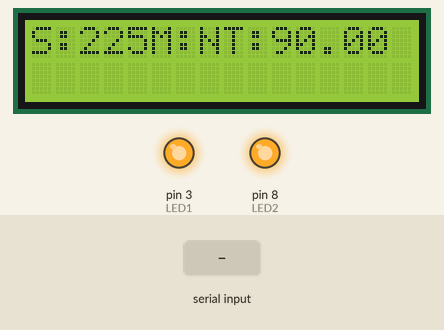
A sketch run on a simulated Arduino Uno, built for the host (arithmetic inside an expression is 32-bit, double 64-bit). Shown: 16×2 character LCD, output pins drawn as LEDs (lit = HIGH). Inputs (shaded band) come from the test bench. The modem accepts every AT command (registered, SIM ready, sends succeed) and sends nothing else; what the sketch prints to the serial monitor is not drawn.

Above: at 17.6 s.
17.7 s: "GBut1=ON" received over the second serial link
Timing chart, 0 to 20.7 s (numbered marks = the images above; inputs shaded):
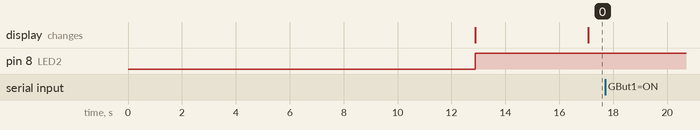

The sketch:

Remote_IoT_data_monitoring_using_Wi-Fi.ino
```cpp
#include <LiquidCrystal.h>
#include <SoftwareSerial.h>

#define LED1 3
#define LED2 8
#define smokePin A0    // Analog pin0
#define tempPin A1     // Analog pin1
#define motionPin 2   // Digital interrupt pin2

const int rs = 12, en = 11, d4 = 4, d5 = 5, d6 = 6, d7 = 7;
LiquidCrystal lcd(rs, en, d4, d5, d6, d7);

SoftwareSerial ESP(9, 10);  // RX , TX

uint16_t smokeValue;
uint16_t tempValue;
bool IsPageSent;
String IP;

volatile bool readSensors = false;
volatile bool motionDetected = false;

void setup() {

  ESP.begin(115200);
  Serial.begin(9600);

  // Set the pinMode for LED1 and LED2
  pinMode(LED1 , OUTPUT);
  pinMode(LED2 , OUTPUT);

  delay(100);
  ConfigModule();
  delay(1000);
  lcd.begin(16 , 2);

  cli(); // Disable global interrupts
  // Set up enable external interrupt
  EICRA |= (1 << ISC01); // Trigger INT0 on falling edge
  EIMSK |= (1 << INT0); // Enable INT0

  // Set up ADC for analog pins
  Init_ADC();

  // Set up timer and interrupt
  TCCR1A = 0; // Clear Timer/Counter1 Control Register A
  TCCR1B = 0; // Clear Timer/Counter1 Control Register B
  TCCR1B |= (1 << CS12) | (1 << CS10); // Set timer prescaler to 1024
  TIMSK1 |= (1 << TOIE1); // Enable timer overflow interrupt
  TCNT1L = 0xED;     //Initial timer value = 34285 (in decimal)
  TCNT1H = 0x85;     // Decimal 34285 = Hexadecimal 0x85ED

  sei(); // Enable global interrupts

}

void ConfigModule() {

  SendCommand("AT+RST");
  delay(2000); // Wait for ESP8266 to reboot
  SendCommand("AT+CWLAP");
  SendCommand("AT+CWJAP=\"Mina\",\"00000000\"");
  delay(2000);
  SendCommand("AT+CWMODE=1");
  SendCommand("AT+CIPMUX=1");   // Enable Multiple Connections
  IP = SendCommand("AT+CIFSR");
  SendCommand("AT+CIPSERVER=1,80");
  Serial.print(IP);
}

ISR(TIMER1_OVF_vect) {

  readSensors = true;

  if (readSensors) {

    smokeValue = readAnalog(smokePin);
    tempValue = readAnalog(tempPin);
    motionDetected  = false;
    float temperature = (tempValue * (5000 / 1024)) / 10;

      ADMUX &= ~3;    // Clear Mux bits

      lcd.clear();
      lcd.setCursor(0,0);
      lcd.print("S:");
      lcd.print(smokeValue);
      lcd.print("M:");
      lcd.print(motionDetected ? "Y" : "N");
      lcd.print("T:");
      lcd.print(temperature);
      lcd.print(" C");

    readSensors = false;
  }

  TCNT1L = 0xEE;      // Reintialize timer value for 2 seconds
  TCNT1H = 0x85;
}

ISR(INT0_vect) {
  motionDetected = true;
  lcd.clear();
  lcd.print("Motion Detected!");

}

void Init_ADC(){

  ADCSRA |= (1<<ADEN);  // Enable the ADC


  ADMUX |= (1<<REFS0);  // Set reference voltage to AVcc (5V)
  ADCSRA |= (7<<ADPS0);  // Set ADC prescaler to 128
}

uint16_t readAnalog(uint8_t pinNum){

  ADMUX |= pinNum;    // Select analog pin
  ADCSRA |= (1<<ADSC);    // Start conversion
  while(ADCSRA & (1<<ADSC));    // Wait for conversion to complete
  return ADC;

}

void loop() {

  digitalWrite(LED1,HIGH);
  digitalWrite(LED2,HIGH);

  if (ESP.available() > 0) {
    String InputData = ESP.readString();
    Serial.println(InputData);
    if (InputData.indexOf("GBut1=ON") > 0)
      TurnLedOn(LED1);
    else if (InputData.indexOf("GBut1=OFF") > 0)
      TurnLedOff(LED1);
    else if (InputData.indexOf("GBut2=ON") > 0)
      TurnLedOn(LED2);
    else if (InputData.indexOf("GBut2=OFF") > 0)
      TurnLedOff(LED2);
    else if (InputData.indexOf("SEND OK") > 0  && !IsPageSent) {
        String WebPage = "<style>@import url('https://fonts.googleapis.com/css2?family=Cairo');form{text-align:center;}button{background-color:#006E7F;margin:10px;border:none;font-size:1.2rem;border-radius:4px;padding:1px 28px;color:white;font-weight:bold}*{font-family:'Cairo', sans-serif;}</style>";
        char command[30];
        sprintf(command, "AT+CIPSEND=0,%d", WebPage.length());
        SendCommand(command);
        ESP.print(WebPage);
        IsPageSent = true;
        delay(200);
        SendCommand("AT+CIPCLOSE=0");
    }
    AbnormalConditions();
  }
}


String SendCommand(String command) {
  ESP.print(command);
  ESP.print("\r\n");
  delay(100);
  return ESP.readString();
}

void SendWebPage() {
    String WebPage = "<html lang=\"en\"><head><meta charset=\"UTF-8\"><meta name=\"viewport\" content=\"width=device-width, initial-scale=1.0\"><title>LEDs Control</title><style>body {font-family: 'Arial', sans-serif;background-color: #f2f2f2;margin: 0;padding: 0;}h1 {color: #4CAF50;padding: 15px; font-weight: bold;font-size: 3rem; text-align: center; margin-bottom: 20px;}form {display: flex;flex-direction: column;align-items: center;}button {background-color: #4CAF50;color: white; font-size: 1.2rem;font-weight: bold;border: none;border-radius: 4px; padding: 10px 20px; margin: 10px;cursor: pointer;}button.GBut { background-color: #4CAF50;}button.SBut {background-color: #d9534f;}</style></head><body><h1>LEDs Control</h1><form method='get'><button class='GBut' name='GBut1' value='ON'>LED1 ON</button><button class='SBut' name='GBut1' value='OFF'>LED1 OFF</button><button class='GBut' name='GBut2' value='ON'>LED2 ON</button><button class='SBut' name='GBut2' value='OFF'>LED2 OFF</button></form></body></html>";
    char command[30];
    sprintf(command, "AT+CIPSEND=0,%d", WebPage.length());
    SendCommand(command);
    ESP.print(WebPage);
    delay(500);
}

void TurnLedOn(int led) {
  Serial.print("LED");
  Serial.print(led);
  Serial.println(" is Turned ON");
  digitalWrite(led , HIGH);
}

void TurnLedOff(int led) {
  Serial.print("LED");
  Serial.print(led);
  Serial.println(" is Turned OFF");
  digitalWrite(led , LOW);
}


void AbnormalConditions(){
  if(smokeValue > 220){
    SendCommand("AT+CIPSEND=0,42");
    ESP.print("<script>alert('Smoke!!')</script>");
    }
  if(tempValue > 30){
    SendCommand("AT+CIPSEND=0,46");
    ESP.print("<script>alert('high temp!!')</script>");
    }
}
```

Measured:
- after the input at 17.7 s, every drawn part: stays the same
